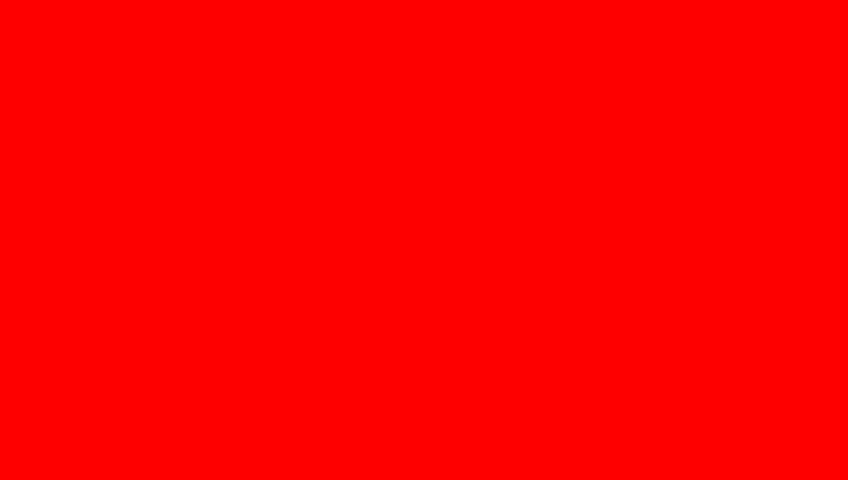
#> input picture notebooks/red.jpg, 848 x 480 px, given in place of engaged_border.png, which was not available
$ python windowedAutopilotGuiDemo.py
#> lines starting #> are read from the running program, lines starting #| are printed output that depends on the picture; pictures that were not available may be replaced by others from this repository, and a replacement may not be noted
### Jetson/autopilot/record/AutopilotGUI.py
import cv2
import numpy as np
from matplotlib import pyplot as plt
import matplotlib as mpl
import datetime
import time
from PIL import Image
from threading import Thread
import os


class AutopilotGUI():

    def __init__(self):

        self.resolution = None
        self.frame = None


        self.show_overlay = False
        self.timestring = "No timestring"
        self.fullscreen = True
        self.gui_scale = 1.0

        self.engaged = False

        self.blink_left = False
        self.blink_right = False
        self.cruise_control = False
        self.cc_setpoint = 0
        self.velocity = 0
        self.gps_velocity = 0
        self.actual_swa = 0
        self.predicted_swa = 0
        self.show_predicted_swa = True
        self.time_string = ""
        self.gui_fps = 0
        self.nn_fps = 0
        self.cam_fps = 0
        self.can_sps = 0
        self.rec_queue_len = 0
        self.freespace = 0
        self.recording = False

        self.mot_speed = 0

        self.gps_sats = 0
        self.gps_lat = 0
        self.gps_long = 0

        self.roi_y = 230
        self.roi_h = 170
        self.roi_x = 104
        self.roi_w = 640

        self.frame_out = None
        self.window_rendering_stopped = True
        self.updated = True
        self.last_frame_update = 0 # timestamp
        self.last_render_timestamp = 0

        self.min_frame_time = 0.033 # s, Don't re-render until this time has passed
        self.gui_thread = None

        package_directory = os.path.dirname(os.path.abspath(__file__))

        engaged_border_file = os.path.join(package_directory, 'icons', 'engaged_border.png')
        icon = cv2.imread(engaged_border_file, cv2.IMREAD_UNCHANGED)
#> icon is the input picture: shape (480, 848, 3); mean B, G, R 0, 0, 254
        size = (848,48)
        icon = cv2.resize(icon, size, interpolation = cv2.INTER_AREA)
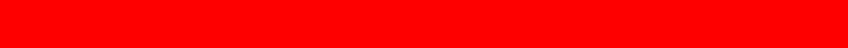
#> icon: shape (48, 848, 3); mean B, G, R 0, 0, 254
        self.engaged_border = cv2.cvtColor(icon, cv2.COLOR_BGRA2RGBA)

        indicator_arrow_file = os.path.join(package_directory, 'icons', 'indicator_arrow_right.png')
        icon = cv2.imread(indicator_arrow_file, cv2.IMREAD_UNCHANGED)
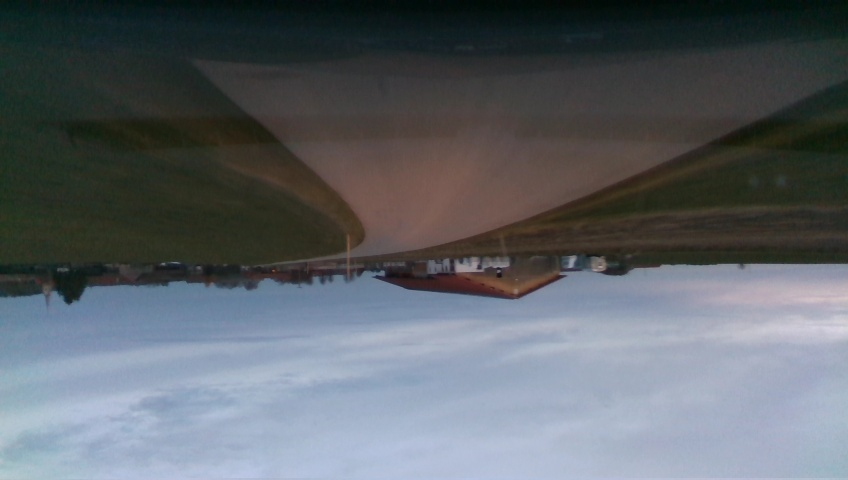
#> input picture notebooks/frame1.jpg, 848 x 480 px, given in place of indicator_arrow_right.png, which was not available
#> icon is the input picture: shape (480, 848, 3); mean B, G, R 104.7, 99.1, 93.3
        size = (42,48)
        icon = cv2.resize(icon, size, interpolation = cv2.INTER_AREA)
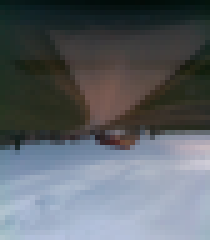
#> icon: shape (48, 42, 3) (shown 5 times larger); mean B, G, R 104.7, 99.1, 93.3
        self.right_indicator_icon = cv2.cvtColor(icon, cv2.COLOR_BGRA2RGBA)

        icon = cv2.flip(self.right_indicator_icon, 1)
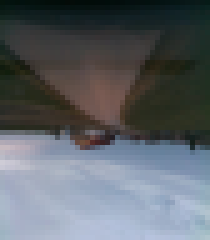
#> icon: shape (48, 42, 4) (shown 5 times larger); mean R, G, B, A 93.3, 99.1, 104.7, 255
        self.left_indicator_icon = cv2.flip(self.right_indicator_icon, 1)

        steering_wheel_file = os.path.join(package_directory, 'icons', 'steering_wheel.png')
        icon = cv2.imread(steering_wheel_file, cv2.IMREAD_UNCHANGED)
        size = (170,170)
        icon = cv2.resize(icon, size, interpolation = cv2.INTER_AREA)
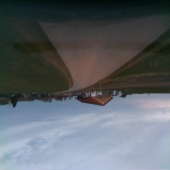
#> icon: shape (170, 170, 3); mean B, G, R 104.7, 99.1, 93.3
        self.steering_wheel_icon = cv2.cvtColor(icon, cv2.COLOR_BGRA2RGBA)

        steering_wheel_predict_indicator_file = os.path.join(package_directory, 'icons', 'steering_wheel_predict_indicator.png')
        icon = cv2.imread(steering_wheel_predict_indicator_file, cv2.IMREAD_UNCHANGED)
        ize = (170,170)
#> (the run stopped early here; a loop or call above may not have finished)
